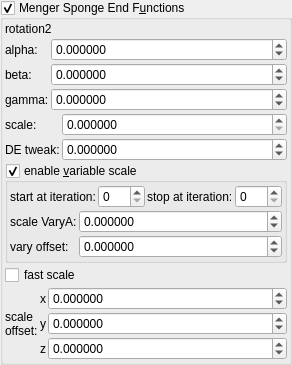
    <widget class="MyGroupBox" name="groupCheck_transf_function_enabled_false">
     <property name="toolTip">
      <string/>
     </property>
     <property name="title">
      <string>Menger Sponge End F&amp;unctions</string>
     </property>
     <property name="checkable">
      <bool>true</bool>
     </property>
     <layout class="QVBoxLayout" name="verticalLayout_52">
      <property name="spacing">
       <number>2</number>
      </property>
      <property name="leftMargin">
       <number>2</number>
      </property>
      <property name="topMargin">
       <number>2</number>
      </property>
      <property name="rightMargin">
       <number>2</number>
      </property>
      <property name="bottomMargin">
       <number>2</number>
      </property>
      <item>
       <widget class="QLabel" name="label_56">
        <property name="text">
         <string notr="true">rotation2</string>
        </property>
       </widget>
      </item>
      <item>
       <layout class="QGridLayout" name="gridLayout_18" columnstretch="0,1">
        <property name="spacing">
         <number>2</number>
        </property>
        <item row="0" column="1">
         <widget class="MyDoubleSpinBox" name="spinboxd3_transf_rotation2_x">
          <property name="sizePolicy">
           <sizepolicy hsizetype="Minimum" vsizetype="Maximum">
            <horstretch>0</horstretch>
            <verstretch>0</verstretch>
           </sizepolicy>
          </property>
          <property name="prefix">
           <string/>
          </property>
          <property name="suffix">
           <string/>
          </property>
          <property name="decimals">
           <number>6</number>
          </property>
          <property name="minimum">
           <double>-36000.000000000000000</double>
          </property>
          <property name="maximum">
           <double>36000.000000000000000</double>
          </property>
          <property name="singleStep">
           <double>1.000000000000000</double>
          </property>
         </widget>
        </item>
        <item row="0" column="0">
         <widget class="QLabel" name="label_44">
          <property name="text">
           <string notr="true">alpha:</string>
          </property>
         </widget>
        </item>
        <item row="1" column="0">
         <widget class="QLabel" name="label_39">
          <property name="text">
           <string notr="true">beta:</string>
          </property>
         </widget>
        </item>
        <item row="2" column="0">
         <widget class="QLabel" name="label_57">
          <property name="text">
           <string notr="true">gamma:</string>
          </property>
         </widget>
        </item>
        <item row="1" column="1">
         <widget class="MyDoubleSpinBox" name="spinboxd3_transf_rotation2_y">
          <property name="sizePolicy">
           <sizepolicy hsizetype="Minimum" vsizetype="Maximum">
            <horstretch>0</horstretch>
            <verstretch>0</verstretch>
           </sizepolicy>
          </property>
          <property name="prefix">
           <string/>
          </property>
          <property name="suffix">
           <string/>
          </property>
          <property name="decimals">
           <number>6</number>
          </property>
          <property name="minimum">
           <double>-36000.000000000000000</double>
          </property>
          <property name="maximum">
           <double>36000.000000000000000</double>
          </property>
          <property name="singleStep">
           <double>1.000000000000000</double>
          </property>
         </widget>
        </item>
        <item row="2" column="1">
         <widget class="MyDoubleSpinBox" name="spinboxd3_transf_rotation2_z">
          <property name="sizePolicy">
           <sizepolicy hsizetype="Minimum" vsizetype="Maximum">
            <horstretch>0</horstretch>
            <verstretch>0</verstretch>
           </sizepolicy>
          </property>
          <property name="prefix">
           <string/>
          </property>
          <property name="suffix">
           <string/>
          </property>
          <property name="decimals">
           <number>6</number>
          </property>
          <property name="minimum">
           <double>-36000.000000000000000</double>
          </property>
          <property name="maximum">
           <double>36000.000000000000000</double>
          </property>
          <property name="singleStep">
           <double>1.000000000000000</double>
          </property>
         </widget>
        </item>
       </layout>
      </item>
      <item>
       <layout class="QGridLayout" name="gridLayout_19" columnstretch="0,1">
        <property name="spacing">
         <number>2</number>
        </property>
        <item row="0" column="1">
         <widget class="MyDoubleSpinBox" name="spinbox_transf_scale_3">
          <property name="sizePolicy">
           <sizepolicy hsizetype="Minimum" vsizetype="Maximum">
            <horstretch>0</horstretch>
            <verstretch>0</verstretch>
           </sizepolicy>
          </property>
          <property name="prefix">
           <string/>
          </property>
          <property name="suffix">
           <string/>
          </property>
          <property name="decimals">
           <number>6</number>
          </property>
          <property name="minimum">
           <double>0.000000000000000</double>
          </property>
          <property name="maximum">
           <double>99.989999999999995</double>
          </property>
          <property name="singleStep">
           <double>0.100000000000000</double>
          </property>
         </widget>
        </item>
        <item row="1" column="0">
         <widget class="QLabel" name="label_259">
          <property name="text">
           <string>DE tweak:</string>
          </property>
         </widget>
        </item>
        <item row="0" column="0">
         <widget class="QLabel" name="label_65">
          <property name="text">
           <string>scale:</string>
          </property>
         </widget>
        </item>
        <item row="1" column="1">
         <widget class="MyDoubleSpinBox" name="spinbox_analyticDE_offset_0">
          <property name="sizePolicy">
           <sizepolicy hsizetype="Minimum" vsizetype="Maximum">
            <horstretch>0</horstretch>
            <verstretch>0</verstretch>
           </sizepolicy>
          </property>
          <property name="prefix">
           <string/>
          </property>
          <property name="suffix">
           <string/>
          </property>
          <property name="decimals">
           <number>6</number>
          </property>
          <property name="minimum">
           <double>-99.989999999999995</double>
          </property>
          <property name="maximum">
           <double>99.989999999999995</double>
          </property>
          <property name="singleStep">
           <double>0.100000000000000</double>
          </property>
         </widget>
        </item>
       </layout>
      </item>
      <item>
       <widget class="MyGroupBox" name="groupCheck_transf_function_enabledX_false">
        <property name="toolTip">
         <string>&lt;html&gt;&lt;head/&gt;&lt;body&gt;&lt;p&gt;Cpixel is CVector3 c = ( c.x, c.y, c.z). It is each original point (pixel) in 3D space where the iteration starts from, ( c = original z for each point .) It is commonly found in formula structures z = f(z) + c.&lt;/p&gt;&lt;p&gt;The Cpixel multiplier effectively scales this point &amp;quot;c&amp;quot;.&lt;/p&gt;&lt;p&gt;This transform allows the swapping of the order of the &amp;quot;CVector3 c&amp;quot; components before being multiplied by &amp;quot;CVector3 z&amp;quot; components.&lt;/p&gt;&lt;/body&gt;&lt;/html&gt;</string>
        </property>
        <property name="title">
         <string>enable &amp;variable scale</string>
        </property>
        <property name="checkable">
         <bool>true</bool>
        </property>
        <layout class="QVBoxLayout" name="verticalLayout_51">
         <property name="spacing">
          <number>2</number>
         </property>
         <property name="leftMargin">
          <number>2</number>
         </property>
         <property name="topMargin">
          <number>2</number>
         </property>
         <property name="rightMargin">
          <number>2</number>
         </property>
         <property name="bottomMargin">
          <number>2</number>
         </property>
         <item>
          <layout class="QHBoxLayout" name="horizontalLayout" stretch="0,1,0,1">
           <item>
            <widget class="QLabel" name="label_74">
             <property name="text">
              <string>start at iteration:</string>
             </property>
            </widget>
           </item>
           <item>
            <widget class="MySpinBox" name="spinboxInt_transf_start_iterations_X">
             <property name="sizePolicy">
              <sizepolicy hsizetype="Minimum" vsizetype="Maximum">
               <horstretch>0</horstretch>
               <verstretch>0</verstretch>
              </sizepolicy>
             </property>
             <property name="minimum">
              <number>0</number>
             </property>
             <property name="maximum">
              <number>999</number>
             </property>
             <property name="value">
              <number>0</number>
             </property>
            </widget>
           </item>
           <item>
            <widget class="QLabel" name="label_58">
             <property name="text">
              <string>stop at iteration:</string>
             </property>
            </widget>
           </item>
           <item>
            <widget class="MySpinBox" name="spinboxInt_transf_stop_iterations_X">
             <property name="sizePolicy">
              <sizepolicy hsizetype="Preferred" vsizetype="Maximum">
               <horstretch>0</horstretch>
               <verstretch>0</verstretch>
              </sizepolicy>
             </property>
             <property name="maximum">
              <number>999</number>
             </property>
            </widget>
           </item>
          </layout>
         </item>
         <item>
          <layout class="QGridLayout" name="gridLayout_3" rowstretch="0,0" columnstretch="0,1">
           <property name="spacing">
            <number>2</number>
           </property>
           <item row="1" column="1">
            <widget class="MyDoubleSpinBox" name="spinbox_transf_scaleB_1">
             <property name="sizePolicy">
              <sizepolicy hsizetype="Minimum" vsizetype="Maximum">
               <horstretch>0</horstretch>
               <verstretch>0</verstretch>
              </sizepolicy>
             </property>
             <property name="prefix">
              <string/>
             </property>
             <property name="suffix">
              <string/>
             </property>
             <property name="decimals">
              <number>6</number>
             </property>
             <property name="minimum">
              <double>-99.989999999999995</double>
             </property>
             <property name="maximum">
              <double>99.989999999999995</double>
             </property>
             <property name="singleStep">
              <double>0.100000000000000</double>
             </property>
            </widget>
           </item>
           <item row="1" column="0">
            <widget class="QLabel" name="label_144">
             <property name="text">
              <string>vary offset:</string>
             </property>
            </widget>
           </item>
           <item row="0" column="0">
            <widget class="QLabel" name="label_143">
             <property name="text">
              <string>scale VaryA:</string>
             </property>
            </widget>
           </item>
           <item row="0" column="1">
            <widget class="MyDoubleSpinBox" name="spinbox_transf_scale_vary_0">
             <property name="sizePolicy">
              <sizepolicy hsizetype="Minimum" vsizetype="Maximum">
               <horstretch>0</horstretch>
               <verstretch>0</verstretch>
              </sizepolicy>
             </property>
             <property name="prefix">
              <string/>
             </property>
             <property name="suffix">
              <string/>
             </property>
             <property name="decimals">
              <number>6</number>
             </property>
             <property name="minimum">
              <double>-99.989999999999995</double>
             </property>
             <property name="maximum">
              <double>99.989999999999995</double>
             </property>
             <property name="singleStep">
              <double>0.100000000000000</double>
             </property>
            </widget>
           </item>
          </layout>
         </item>
        </layout>
       </widget>
      </item>
      <item>
       <widget class="MyCheckBox" name="checkBox_transf_function_enabledSw_false">
        <property name="layoutDirection">
         <enum>Qt::LeftToRight</enum>
        </property>
        <property name="text">
         <string notr="true">fast scale</string>
        </property>
       </widget>
      </item>
      <item>
       <layout class="QGridLayout" name="gridLayout_20" columnstretch="0,0,1">
        <property name="spacing">
         <number>2</number>
        </property>
        <item row="0" column="2">
         <widget class="MyDoubleSpinBox" name="spinbox3_transf_offset_1105_x">
          <property name="sizePolicy">
           <sizepolicy hsizetype="Minimum" vsizetype="Maximum">
            <horstretch>0</horstretch>
            <verstretch>0</verstretch>
           </sizepolicy>
          </property>
          <property name="prefix">
           <string/>
          </property>
          <property name="suffix">
           <string/>
          </property>
          <property name="decimals">
           <number>6</number>
          </property>
          <property name="minimum">
           <double>-99.989999999999995</double>
          </property>
          <property name="maximum">
           <double>99.989999999999995</double>
          </property>
          <property name="singleStep">
           <double>0.100000000000000</double>
          </property>
         </widget>
        </item>
        <item row="2" column="2">
         <widget class="MyDoubleSpinBox" name="spinbox3_transf_offset_1105_z">
          <property name="sizePolicy">
           <sizepolicy hsizetype="Minimum" vsizetype="Maximum">
            <horstretch>0</horstretch>
            <verstretch>0</verstretch>
           </sizepolicy>
          </property>
          <property name="prefix">
           <string/>
          </property>
          <property name="suffix">
           <string/>
          </property>
          <property name="decimals">
           <number>6</number>
          </property>
          <property name="minimum">
           <double>-99.989999999999995</double>
          </property>
          <property name="maximum">
           <double>99.989999999999995</double>
          </property>
          <property name="singleStep">
           <double>0.100000000000000</double>
          </property>
         </widget>
        </item>
        <item row="1" column="2">
         <widget class="MyDoubleSpinBox" name="spinbox3_transf_offset_1105_y">
          <property name="sizePolicy">
           <sizepolicy hsizetype="Minimum" vsizetype="Maximum">
            <horstretch>0</horstretch>
            <verstretch>0</verstretch>
           </sizepolicy>
          </property>
          <property name="prefix">
           <string/>
          </property>
          <property name="suffix">
           <string/>
          </property>
          <property name="decimals">
           <number>6</number>
          </property>
          <property name="minimum">
           <double>-99.989999999999995</double>
          </property>
          <property name="maximum">
           <double>99.989999999999995</double>
          </property>
          <property name="singleStep">
           <double>0.100000000000000</double>
          </property>
         </widget>
        </item>
        <item row="1" column="1">
         <widget class="QLabel" name="label_120">
          <property name="text">
           <string notr="true">y</string>
          </property>
         </widget>
        </item>
        <item row="0" column="1">
         <widget class="QLabel" name="label_114">
          <property name="text">
           <string notr="true">x</string>
          </property>
         </widget>
        </item>
        <item row="2" column="1">
         <widget class="QLabel" name="label_121">
          <property name="text">
           <string notr="true">z</string>
          </property>
         </widget>
        </item>
        <item row="0" column="0" rowspan="3">
         <widget class="QLabel" name="label_3">
          <property name="text">
           <string>scale
offset:</string>
          </property>
         </widget>
        </item>
       </layout>
      </item>
     </layout>
    </widget>
